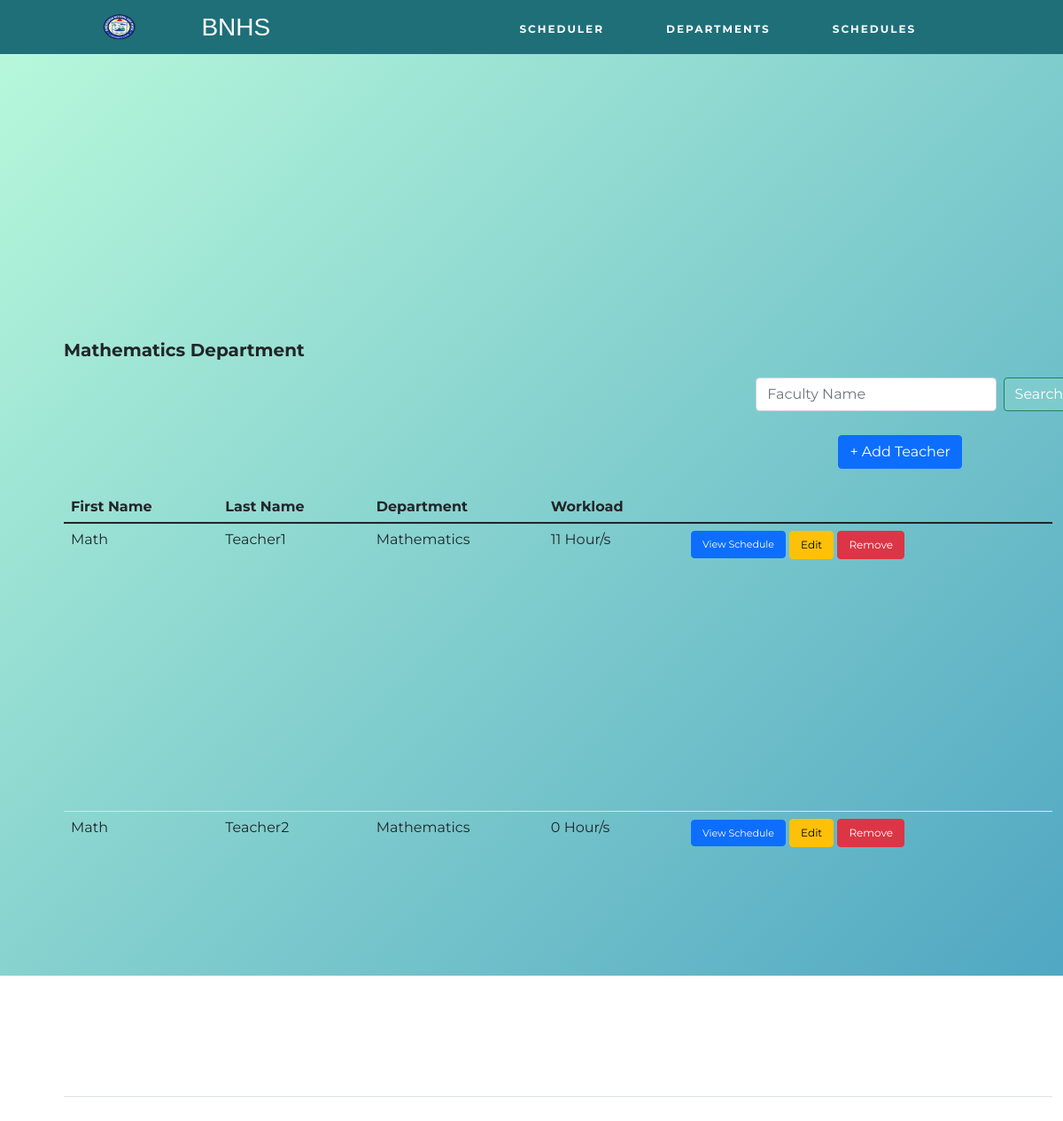
The app's page /teacher.php?dept=Mathematics with its own data.
### tables this page shows
CREATE TABLE IF NOT EXISTS `teacher` (
  `id` int NOT NULL AUTO_INCREMENT,
  `firstName` varchar(32) NOT NULL,
  `lastName` varchar(32) NOT NULL,
  `dept` varchar(32) NOT NULL,
  `workload` float NOT NULL,
  PRIMARY KEY (`id`)
);

### includes/connection/DatabaseFunctions.php (called while the page is built, shortened)
<?php
function retrieveAllId($pdo, $table, $primaryKey, $value) {
    $query = 'SELECT * FROM `' . $table . '`
              WHERE `' . $primaryKey . '` = :value';
    $parameters = [
        'value' => $value
    ];
    $query = query($pdo, $query, $parameters);
    return $query->fetchAll();
}
function query($pdo, $sql, $parameters = []) {
    $query = $pdo->prepare($sql);
    $query->execute($parameters);
    return $query;
}
?>

### includes/templates/teacher.html.php (the view, shortened to what this page needs)
<link rel="stylesheet" type="text/css" href="./includes/templates/css/teacher.css">
<?php
$isSetDept = isset($_GET['dept']);
$output = ' <div class="container"> ';
	if($isSetDept)
		$output .= ' <p> '.$dept.' Department</p> ';
	else
		$output .= ' <p>Search Results : '.$search.'</p> ';
$output .= '
	<form action="teacher.php" method="get" class="d-flex" style="margin-left:70%;">
		<input class="form-control me-2" type="text" name="search" placeholder="Faculty Name" aria-label="Search">
		<button class="btn btn-outline-success" type="submit" style="color:white; background:#7ECBCD;"type="submit">Search</button>
	</form>
';
if($isSetDept) {
	$output .= '
		<div class="add">
			<button type="button" class="btn btn-primary" data-bs-toggle="modal" data-bs-target="#exampleModal">+ Add Teacher</button>
		</div>
		<div class="modal fade" id="exampleModal" tabindex="-1" aria-labelledby="exampleModalLabel" aria-hidden="true">
			<div class="modal-dialog">
			<div class="modal-content">
				<div class="modal-header">
					<h5 class="modal-title" id="exampleModalLabel">New Entry</h5>
					<button type="button" class="btn-close" data-bs-dismiss="modal" aria-label="Close"></button>
				</div>
				<form action="teacher.php?search='.$dept.'" method="post">
				<div class="modal-body">
					<div class="input-group input-group-sm mb-3">
						<span class="input-group-text">First Name</span>
						<input type="text" aria-label="First name" name="firstName" class="form-control" placeholder="Juan" required><br>
					</div>
					<div class="input-group input-group-sm mb-3">
						<span class="input-group-text">Last name</span>
						<input type="text" aria-label="Last name" name="lastName" class="form-control" placeholder="dela Cruz" required><br>
					</div>
					<div class="input-group input-group-sm mb-3">
						<span class="input-group-text">Department</span>
						<select name="dept">
							<option value="'.$dept.'">'.$dept.'</option>
						</select>
					</div>
					<div class="input-group input-group-sm mb-3">
						<span class="input-group-text">Adviser of </span>
						<select name="advising">
						<option disable selected>Select Grade & Section</option>
	';
	for($i = 7; $i <= 10; $i++) {
		$gradeLevel = retrieveAllId($pdo, 'grade_level', 'grade', $i);
		foreach($gradeLevel as $gradeSection) {
			$output .= '
				<option value="'.$gradeSection['id'].'">
				'.$gradeSection['grade']. ' - ' . $gradeSection['section'] .'
				</option>
			';
		}
	}
	$output .= '
					</select>
				</div>
				<div class="input-group input-group-sm mb-3">
					<span class="input-group-text">Department Head of </span>
					<select name="">
						<option value="tbd">To be decided</option>
						<option value="'.$dept.'">'.$dept.'</option>
					</select>
				</div>
			</div>
			<div class="modal-footer">
				<button type="submit" class="btn btn-primary" name="newEntry" value="newEntry">Save changes</button>
				<button type="button" class="btn btn-secondary" data-bs-dismiss="modal">Close</button>
			</div>
			</form>
		</div>
		</div>
	</div>
	';
}
$output .= '
	<div class="table">
	<table class="table table-hover">
		<thead>
			<tr>
				<th scope="col">First Name</th>
				<th scope="col">Last Name</th>
				<th scope="col">Department</th>
				<th scope="col">Workload</th>
			</tr>
		</thead>
		<tbody>
';
if($isSetDept) {
	$query = $dept;
	$result = retrieveAllId($pdo, 'teacher', 'dept', $dept);
}
else {
	$query = $search;
	$result = searchName($pdo, 'teacher', $search);
}
foreach($result as $row) {
	$output .= '
			<tr>
				<td> '.$row['firstName'].' </td>
				<td> '.$row['lastName'].' </td>
				<td> '.$row['dept'].' </td>
				<td> '.$row['workload'].' Hour/s </td>
				<td>
					<a href="teacher_schedule.php?id='.$row['id'].'&dept='.$row['dept'].'#main" class ="btn btn-primary" target="_blank">View Schedule</a>
					<button type="submit" class="btn btn-warning" name="updateEntry" value="updateEntry" data-bs-toggle="modal" data-bs-target="#a'.$row['id'].'">Edit</button>
					<div class="modal fade" id="a'.$row['id'].'" tabindex="-1" aria-labelledby="a'.$row['id'].'" aria-hidden="true">
						<div class="modal-dialog">
						<div class="modal-content">
								<h5 class="modal-title" id="a'.$row['id'].'">Edit Entry</h5>
							<form action="teacher.php?search='.$query.'" method="post">
							<div class="modal-body">
									<input type="text" aria-label="First name" name="firstName" class="form-control" value="'.$row['firstName'].'" required><br>
									<input type="text" aria-label="Last name" name="lastName" class="form-control" value="'.$row['lastName'].'" required><br>
										<option value="'.$row['dept'].'" selected>'.$row['dept'].'</option>
								<div class="input-group input-group-sm mb-3">
									<select name="advising">
	';
	$advising = retrieveId($pdo, 'grade_level', 'adviser_id', $row['id']);
	if(isset($advising['adviser_id'])) {
		$output .= '
										<option value="'.$advising['id'].'">
										'.$advising['grade']. ' - ' . $advising['section'] .'
										</option>
			';
	} else {
		$output .= '
										<option disable selected>
											Select Grade & Section
										</option>
		';
	}
	for($i = 7; $i <= 10; $i++) {
		$gradeLevel = retrieveAllId($pdo, 'grade_level', 'grade', $i);
		foreach($gradeLevel as $advising1) {
			$output .= '
										<option value="'.$advising1['id'].'">
										'.$advising1['grade']. ' - ' . $advising1['section'] .'
										</option>
			';
		}
	}
	$output .= '
									</select>
								</div>
								<div class="input-group input-group-sm mb-3">
									<span class="input-group-text">Department Head of </span>
									<select name="">
										<option value="tbd">To be decided</option>
										<option value="Mathematics">Mathematics</option>
										<option value="Science">Science</option>
										<option value="English">English</option>
										<option value="Filipino">Filipino</option>
										<option value="MAPEH">MAPEH</option>
										<option value="AP">AP</option>
										<option value="ESP">ESP</option>
										<option value="TLE">TLE</option>
									</select>
								</div>
							</div>
							<div class="modal-footer">
								<input type="hidden" name="id" value="'.$row['id'].'">
								<button type="submit" class="btn btn-primary" name="updateEntry" value="updateEntry">Save changes</button>
								<button type="button" class="btn btn-secondary" data-bs-dismiss="modal">Close</button>
							</div>
							</form>
						</div>
						</div>
					</div>
	';
	if($isSetDept)
		$temp = 'dept=' . $dept;
	else
		$temp = 'search=' . $search;
	$output .= '
					<form action="teacher.php?'.$temp.'" method="post" style="display: inline;margin:0; padding:0">
						<input type="hidden" name="id" value="'.$row['id'].'">
						<button type="submit" class="btn btn-danger" name="deleteEntry" value="deleteEntry">Remove</button>
					</form>
				</td>
			</tr>
	';
}
$output .= '
		</tbody>
	</table>
	</div>
</div>
';
?>

### includes/templates/css/teacher.css (style rules this page uses)
.container { position: absolute; top: 20%; left: 5%; font-size: 15px; outline: gray ; height: 100%; width: 80%; }
.container p { font-size: 20px; font-weight: bold; }
.table { margin-top: 4%; overflow: auto; height: 60%; }
.table a { font-size: 11px; }
.table button { font-size: 12px; }
form { width: 400px; padding-right: 40px; }
.add button { position: absolute; right: 10%; margin-top: 1%; }

### includes/templates/css/style.css (style rules this page uses)
* { font-family: 'Montserrat', sans-serif; scroll-behavior: smooth; }
body { width: auto; height: 130%; padding: 0; margin: 0; }

### records on screen
teacher: firstName "Math", lastName "Teacher1", dept "Mathematics", workload "11"
teacher: firstName "Math", lastName "Teacher2", dept "Mathematics", workload "0"

### other values on screen
$dept "Mathematics"
